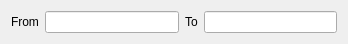
<?xml version="1.0" encoding="UTF-8"?>
<ui version="4.0">
 <class>IntegerFilterWidget</class>
 <widget class="QWidget" name="IntegerFilterWidget">
  <property name="geometry">
   <rect>
    <x>0</x>
    <y>0</y>
    <width>348</width>
    <height>38</height>
   </rect>
  </property>
  <property name="windowTitle">
   <string>Form</string>
  </property>
  <layout class="QHBoxLayout" name="horizontalLayout">
   <item>
    <widget class="QLabel" name="fromLabel">
     <property name="text">
      <string>From</string>
     </property>
    </widget>
   </item>
   <item>
    <widget class="QLineEdit" name="fromEdit"/>
   </item>
   <item>
    <widget class="QLabel" name="toLable">
     <property name="text">
      <string>To</string>
     </property>
    </widget>
   </item>
   <item>
    <widget class="QLineEdit" name="toEdit"/>
   </item>
  </layout>
 </widget>
 <resources/>
 <connections/>
</ui>
